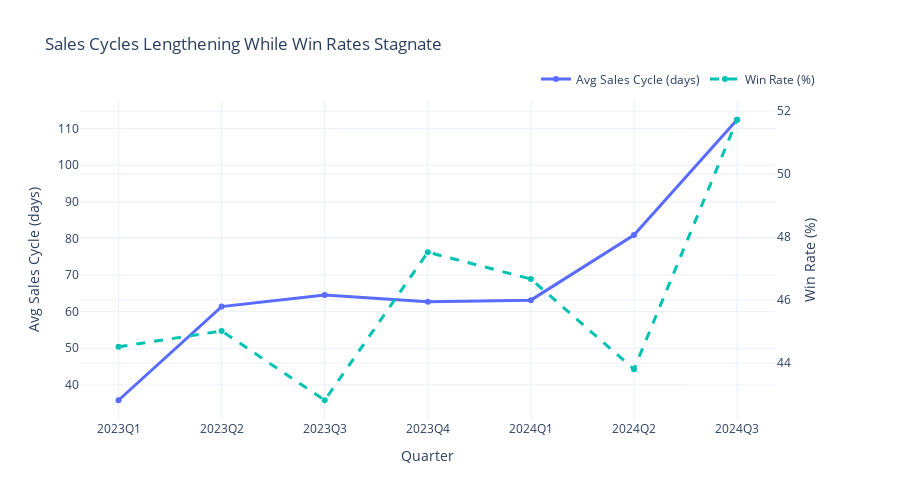

The cell this chart's notebook holds for it:
### Markdown cell above
---

## 2. The Core Problem – Sales Velocity Crisis

SkyGeni’s win rate is unstable but not declining. The real threat is a 30% increase in sales cycle length, slowing revenue recognition and putting growth targets at risk. This section visualizes the velocity crisis and pinpoints where deals are getting stuck.

### Code cell
%pip install nbformat --quiet

# Chart 1: Sales Cycles Lengthening While Win Rates Stagnate
quarterly = df.groupby('quarter').agg({
    'sales_cycle_days': 'mean',
    'outcome': lambda x: (x == 'Won').mean()*100,
    'deal_id': 'count'
}).reset_index()

# Quantify 30% increase headline
start_cycle = quarterly['sales_cycle_days'].iloc[0]
end_cycle = quarterly['sales_cycle_days'].iloc[-1]
cycle_increase_pct = (end_cycle - start_cycle) / start_cycle * 100
print(f"Sales cycle increased from {start_cycle:.1f} to {end_cycle:.1f} days ({cycle_increase_pct:.1f}% increase)")

fig = make_subplots(specs=[[{"secondary_y": True}]])
fig.add_trace(
    go.Scatter(x=quarterly['quarter'].astype(str), y=quarterly['sales_cycle_days'],
               mode='lines+markers', name='Avg Sales Cycle (days)',
               line=dict(color='#5A6BFF', width=3)),
    secondary_y=False
)
fig.add_trace(
    go.Scatter(x=quarterly['quarter'].astype(str), y=quarterly['outcome'],
               mode='lines+markers', name='Win Rate (%)',
               line=dict(color='#00C2B2', dash='dash', width=3)),
    secondary_y=True
)
fig.update_layout(
    title='Sales Cycles Lengthening While Win Rates Stagnate',
    xaxis_title='Quarter',
    yaxis_title='Avg Sales Cycle (days)',
    legend=dict(orientation='h', yanchor='bottom', y=1.02, xanchor='right', x=1),
    template='plotly_white',
    height=500
)
fig.update_yaxes(title_text='Win Rate (%)', secondary_y=True)
fig.show()

### Figure 1 — Plotly figure (JSON) as saved in the notebook; plotly's stock layout.template omitted (floating-point values rounded to 4 significant figures)
{"data": [{"line": {"color": "#5A6BFF", "width": 3}, "mode": "lines+markers", "name": "Avg Sales Cycle (days)", "type": "scatter", "x": ["2023Q1", "2023Q2", "2023Q3", "2023Q4", "2024Q1", "2024Q2", "2024Q3"], "xaxis": "x", "y": [35.8, 61.38, 64.54, 62.71, 63.14, 80.92, 112.4], "yaxis": "y"}, {"line": {"color": "#00C2B2", "dash": "dash", "width": 3}, "mode": "lines+markers", "name": "Win Rate (%)", "type": "scatter", "x": ["2023Q1", "2023Q2", "2023Q3", "2023Q4", "2024Q1", "2024Q2", "2024Q3"], "xaxis": "x", "y": [44.51, 45.02, 42.81, 47.52, 46.67, 43.8, 51.72], "yaxis": "y2"}], "layout": {"height": 500, "legend": {"orientation": "h", "x": 1, "xanchor": "right", "y": 1.02, "yanchor": "bottom"}, "title": {"text": "Sales Cycles Lengthening While Win Rates Stagnate"}, "xaxis": {"anchor": "y", "domain": [0, 0.94], "title": {"text": "Quarter"}}, "yaxis": {"anchor": "x", "domain": [0, 1], "title": {"text": "Avg Sales Cycle (days)"}}, "yaxis2": {"anchor": "x", "overlaying": "y", "side": "right", "title": {"text": "Win Rate (%)"}}}}
